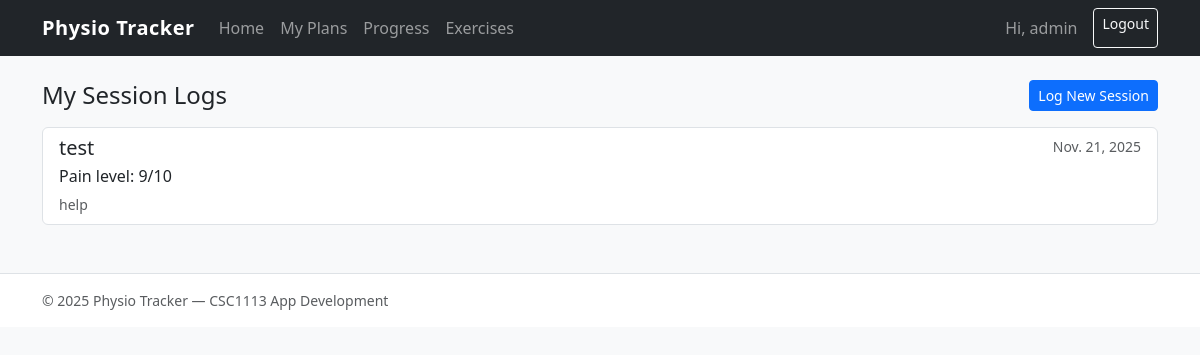
Page /logs/ (signed in) on the committed database.
### tracker/models.py (models this page shows, shortened)
class SessionLog(models.Model):
    user = models.ForeignKey(User, on_delete=models.CASCADE)
    plan = models.ForeignKey(Plan, on_delete=models.CASCADE)
    date = models.DateField(auto_now_add=True)
    pain_level = models.IntegerField()
    notes = models.TextField(blank=True)

class Plan(models.Model):
    user = models.ForeignKey(User, on_delete=models.CASCADE)
    created_by = models.ForeignKey(
        User,
        on_delete=models.SET_NULL,
        null=True,
        blank=True,
        related_name='plans_created'
    )
    name = models.CharField(max_length=100)
    description = models.TextField(blank=True)
    exercises = models.ManyToManyField(Exercise, blank=True)
    created_at = models.DateTimeField(auto_now_add=True)

### tracker/views.py (the view)
# urls.py: path('logs/', views.log_list, name='log_list'),
@login_required
def log_list(request):
    if is_physio(request.user):
        logs = SessionLog.objects.filter(plan__created_by=request.user).order_by('-date')
    else:
        logs = SessionLog.objects.filter(user=request.user).order_by('-date')
    return render(request, 'log_list.html', {'logs': logs})

### tracker/views.py (called while the page is built)
def is_physio(user):
    return user.is_authenticated and user.groups.filter(name="Physio").exists()

### tracker/templates/log_list.html (shortened to what this page needs)
{% extends "base.html" %}
{% block content %}
<div class="d-flex justify-content-between align-items-center mb-3">
  <h1 class="h4 mb-0">My Session Logs</h1>
  <a href="{% url 'log_create' %}" class="btn btn-primary btn-sm">Log New Session</a>
</div>
{% if logs %}
  <div class="list-group">
    {% for log in logs %}
      <div class="list-group-item">
        <div class="d-flex w-100 justify-content-between">
          <h5 class="mb-1">{{ log.plan.name }}</h5>
          <small class="text-muted">{{ log.date }}</small>
        </div>
        <p class="mb-1">Pain level: {{ log.pain_level }}/10</p>
        {% if log.notes %}
          <small class="text-muted">{{ log.notes }}</small>
        {% endif %}
      </div>
    {% endfor %}
  </div>
{% else %}
  <p class="text-muted">No session logs yet. After doing a plan, log a session to track your progress.</p>
{% endif %}
{% endblock %}

### tracker/templates/base.html (shortened to what this page needs)
{% load static %}
<!DOCTYPE html>
<html lang="en">
<head>
  <link href="https://cdn.jsdelivr.net/npm/bootstrap@5.3.3/dist/css/bootstrap.min.css" rel="stylesheet">
</head>
<body class="bg-light">
  <nav class="navbar navbar-expand-lg navbar-dark bg-dark">
    <div class="container">
      <a class="navbar-brand brand-logo" href="/">Physio Tracker</a>
      <div id="navContent" class="collapse navbar-collapse">
        <ul class="navbar-nav me-auto mb-2 mb-lg-0">
          <li class="nav-item"><a class="nav-link" href="/">Home</a></li>
          <li class="nav-item"><a class="nav-link" href="{% url 'plan_list' %}">My Plans</a></li>
          <li class="nav-item"><a class="nav-link" href="{% url 'log_list' %}">Progress</a></li>
          <li class="nav-item"><a class="nav-link" href="{% url 'exercise_list' %}">Exercises</a></li>
        </ul>
        <div class="d-flex">
         {% if request.user.is_authenticated %}
           <span class="navbar-text me-3">Hi, {{ request.user.username }}</span>
           <a class="btn btn-outline-light btn-sm" href="{% url 'logout' %}">Logout</a>
        {% else %}
           <a class="btn btn-outline-light btn-sm me-2" href="{% url 'login' %}">Login</a>
           <a class="btn btn-warning btn-sm" href="{% url 'register' %}">Sign up</a>
        {% endif %}
        </div>
      </div>
    </div>
  </nav>
  <main class="container py-4">
    {% block content %}{% endblock %}
  </main>
  <footer class="border-top bg-white py-3 mt-4">
    <div class="container small text-muted">
      &copy; {% now "Y" %} Physio Tracker — CSC1113 App Development
    </div>
  </footer>
</body>
</html>

### tracker/templates/base.html (style rules this page uses)
.brand-logo { font-weight: 700; letter-spacing: .5px; }

### rows in the picture
SessionLog: plan.name "test", date "Nov. 21, 2025", pain_level "9", notes "help"

### other values in the picture
{{ request.user.username }} "admin"
